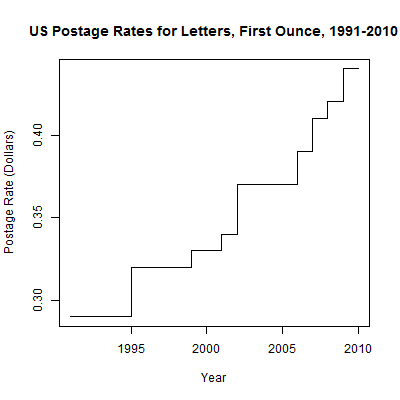

Here is the R script that generated this plot:
setwd("C:/Users/wuf2/Documents/GitHub/note-on-visualize-this/ch04-us-postage")
postage <- read.csv("us-postage.csv", sep=",", header=TRUE)

plot(postage$Year, postage$Price, type="s",
  main="US Postage Rates for Letters, First Ounce, 1991-2010",
  xlab="Year", ylab="Postage Rate (Dollars)")
